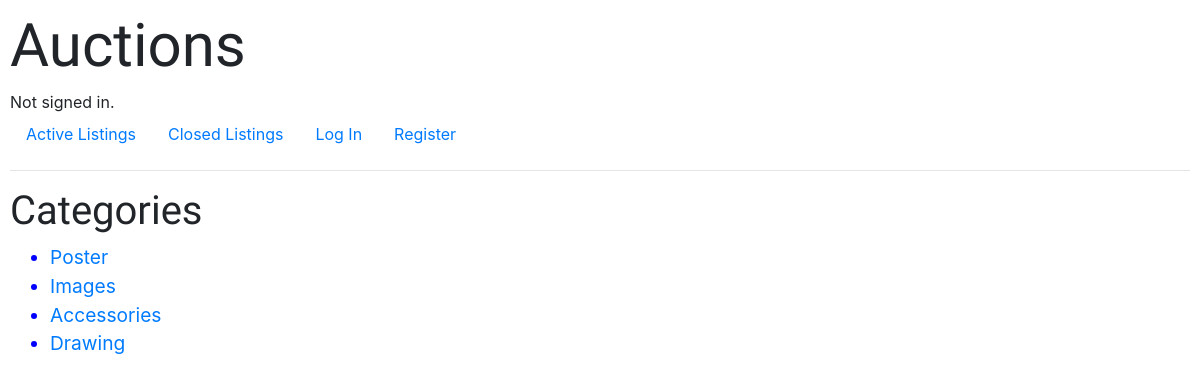
/categories, run on an earlier commit of the app's database.
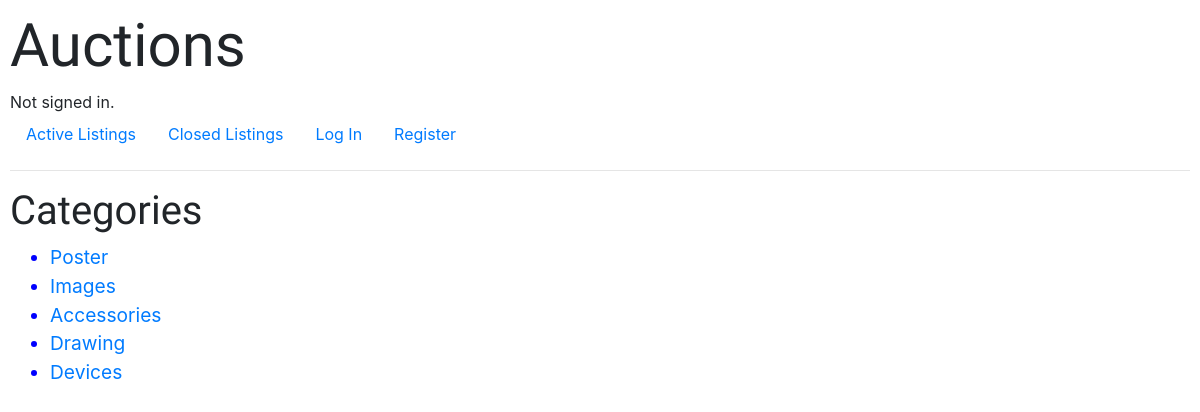
And on a later commit of the database.
### auctions/models.py (models this page shows, shortened)
class Category(models.Model):
    category_name = models.CharField(max_length=64, primary_key=True)

### auctions/views.py (the view)
# urls.py: path("categories", views.categories, name="categories"),
def categories(request):
    all_categories = Category.objects.all()
    return render(request, "auctions/categories.html", {
        "all_categories" : all_categories
    })

### auctions/templates/auctions/categories.html
{% extends "auctions/layout.html" %}
    {% block body %}
        <h2> Categories </h2>
    {% if all_categories %}
    <ul>
        {% for category in all_categories %}
        <li class="category_list">
            <a href="{% url 'category_listing' category.category_name %}">{{ category.category_name }}</a>
        </li>
        {% endfor %}
    </ul>
    {% else %}
        No Categories yet.
    {% endif %}
{% endblock %}

What changed in the data, as far as the page shows it:
added Category: category_name "Devices"
